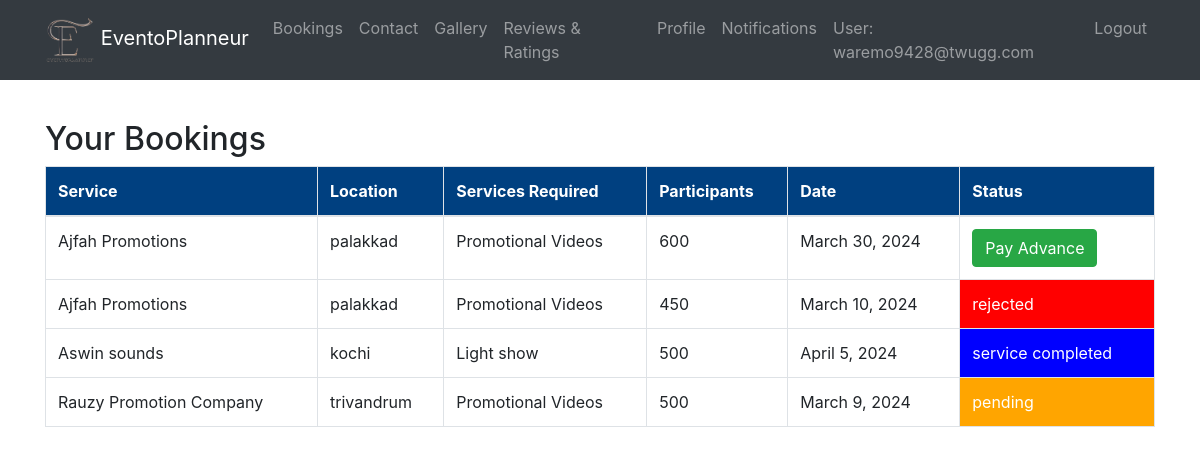
The app's page /bookings/ (signed in), older data.
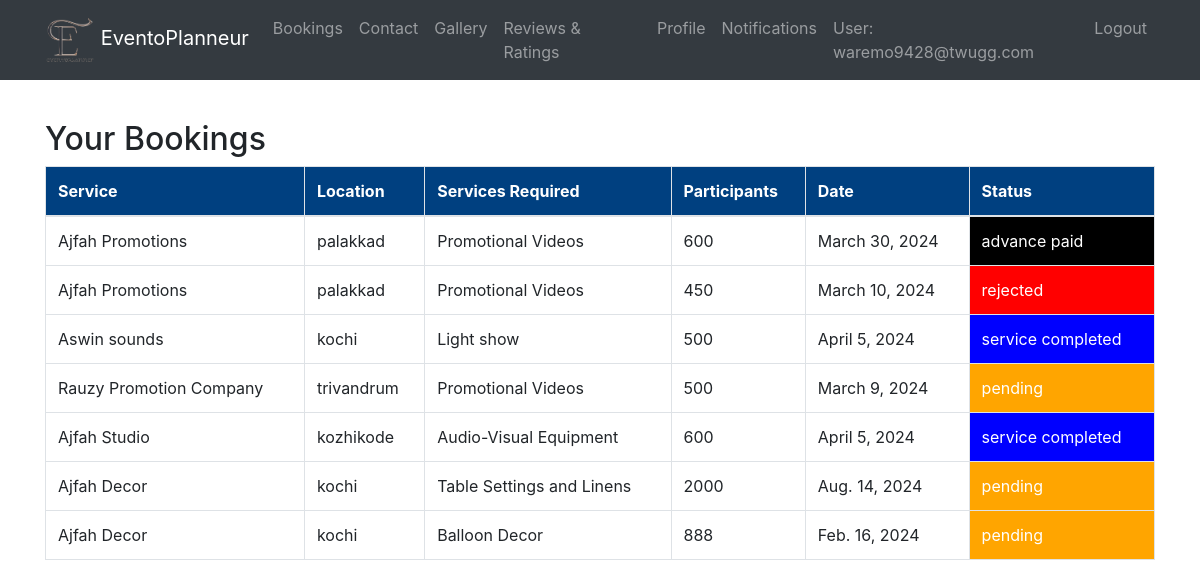
The same page, newer data.
### eventapp/models.py (models this page shows, shortened)
class BookService(models.Model):
    service = models.ForeignKey(Service, on_delete=models.CASCADE)
    location = models.CharField(max_length=100)
    services_required = models.TextField()
    participants = models.IntegerField()
    date = models.DateField(null=True)
    org_user=models.ForeignKey(CustomUser, on_delete=models.CASCADE,null=True,blank=True)
    status = models.TextField(default="pending")

class Service(models.Model):
    name = models.CharField(max_length=255)
    category = models.CharField(max_length=100)
    image = models.ImageField(upload_to='service_images/')
    locations = models.TextField(null=True)
    services_provided = models.TextField()
    description = models.TextField()
    rating = models.IntegerField(default=0, null=True)
    capacity = models.IntegerField(null=True)
    org_user = models.ForeignKey(CustomUser, on_delete=models.CASCADE, null=True, blank=True)
    rate = models.IntegerField(default=0, null=True)

### eventapp/views.py (the view)
# urls.py: path('bookings/', views.bookings, name='bookings'),
def bookings(request):
    currency = 'INR'
    amount = 200000  # Rs. 200
    razorpay_order = razorpay_client.order.create(dict(amount=amount,
                                                       currency=currency,
                                                       payment_capture='0'))
    razorpay_order_id = razorpay_order['id']
    callback_url = 'eventapp:bookings'
    current_user = request.user
    booking_instances = BookService.objects.filter(org_user=current_user)
    context = {
        'booking_instances': booking_instances,
    }
    context['razorpay_order_id'] = razorpay_order_id
    context['razorpay_merchant_key'] = settings.RAZOR_KEY_ID
    context['razorpay_amount'] = amount
    context['currency'] = currency
    context['callback_url'] = callback_url
    return render(request, 'bookings.html', context=context)

### templates/bookings.html (shortened to what this page needs)
{% load static %}
{% if user.is_authenticated %}
<!DOCTYPE html>
<html lang="en">
<head>
  <link rel="stylesheet" href="https://maxcdn.bootstrapcdn.com/bootstrap/4.5.2/css/bootstrap.min.css">
  <link rel="stylesheet" href="{% static 'css/home.css' %}">
</head>
<body>
  <nav class="navbar navbar-expand-md bg-dark navbar-dark">
    <div class="container">
      <a class="navbar-brand" href="{% url 'eventapp:orghome' %}">
        <img src="{% static 'images/Eventoplanneur.png' %}" alt="Logo" width="50"> EventoPlanneur
      </a>
      <div class="collapse navbar-collapse" id="navbarCollapse">
        <ul class="navbar-nav ml-auto">
          <li class="nav-item"><a class="nav-link" href="{% url 'eventapp:bookings' %}">Bookings</a></li>
          <li class="nav-item"><a class="nav-link" href="#contact">Contact</a></li>
          <li class="nav-item"><a class="nav-link" href="{% url 'eventapp:gallery' %}">Gallery</a></li>
          <li class="nav-item"><a class="nav-link" href="{% url 'eventapp:review_service' %}">Reviews & Ratings</a></li>
          <li class="nav-item"><a class="nav-link" href="{% url 'eventapp:org_profile' %}">Profile</a></li>
          <li class="nav-item"><a class="nav-link" href="#notifications">Notifications</a></li>
          <li class="nav-item">
              {% if user.is_authenticated %}
              <a class="nav-link" >User: {{ user.email }}</a>
              <li class="nav-item"><a href="{% url 'eventapp:logout' %}" class="nav-link">Logout</a></li>
              {% endif %}
            </li>
        </ul>
      </div>
    </div>
  </nav>
<br><br><br>
<div class="container mt-5">
    <h2>Your Bookings</h2>
    <table class="table table-bordered">
        <thead>
            <tr>
                <th>Service</th>
                <th>Location</th>
                <th>Services Required</th>
                <th>Participants</th>
                <th>Date</th>
                <th>Status</th>
            </tr>
        </thead>
        <tbody>
            {% for booking_instance in booking_instances %}
                <tr>
                    <td>{{ booking_instance.service.name }}</td>
                    <td>{{ booking_instance.location }}</td>
                    <td>{{ booking_instance.services_required }}</td>
                    <td>{{ booking_instance.participants }}</td>
                    <td>{{ booking_instance.date }}</td>
                    {% if booking_instance.status == 'approved' %}
                    <td><button onclick="payAdvance({{ booking_instance.id }})" class="btn btn-success">Pay Advance</button>
                    </td>
                    {% else %}
                    <td style="background-color: {% if booking_instance.status == 'approved' %}green{% elif booking_instance.status == 'advance paid' %}black{% elif booking_instance.status == 'rejected' %}red{% elif booking_instance.status == 'service completed' %}blue{% elif booking_instance.status == 'pending' %}orange{% endif %}; color: white;">
                      {{ booking_instance.status }}</td>
                      {% endif %}
                </tr>
            {% endfor %}
        </tbody>
    </table>
</div>
</body>
</html>
{% endif %}

Row changes from the older to the newer data that the page shows:
changed BookService: status (not shown) → "advance paid"; no longer shows "Pay Advance"
added BookService: service.name "Ajfah Studio", location "kozhikode", services_required "Audio-Visual Equipment", participants "600", date "April 5, 2024", status "service completed"
added BookService: service.name "Ajfah Decor", location "kochi", services_required "Table Settings and Linens", participants "2000", date "Aug. 14, 2024", status "pending"
added BookService: service.name "Ajfah Decor", location "kochi", services_required "Balloon Decor", participants "888", date "Feb. 16, 2024", status "pending"
